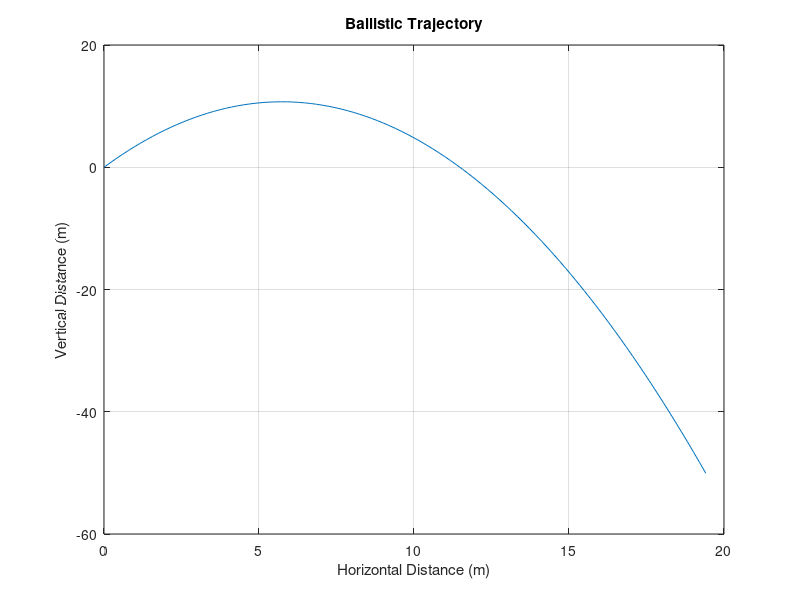
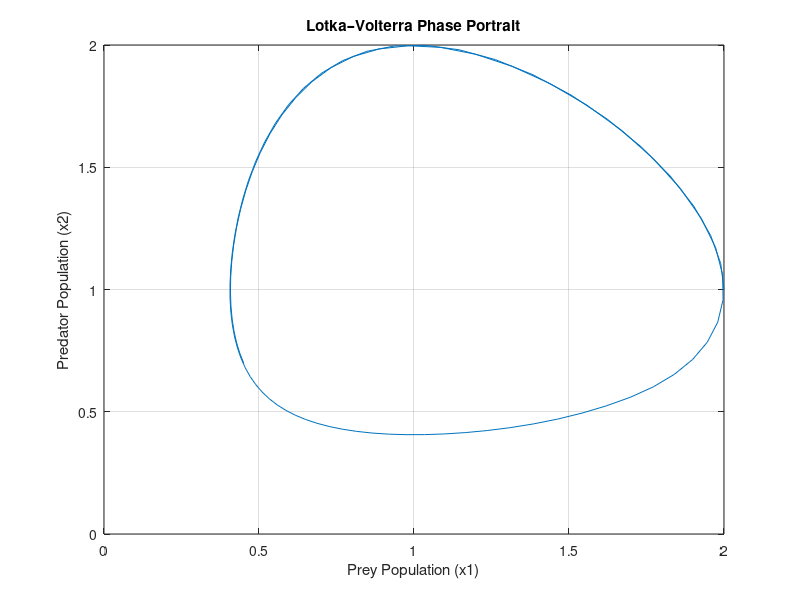
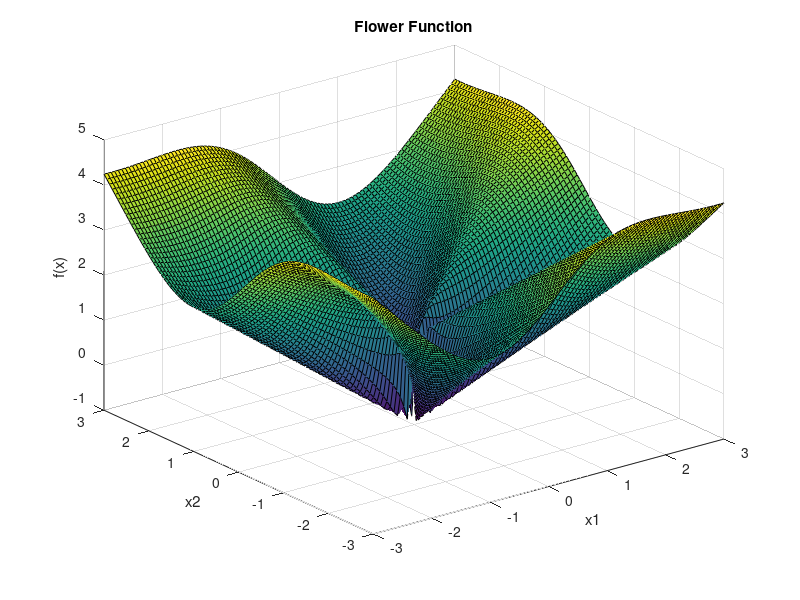

MATLAB code to generate these figures, in order: (Note: this script raises an error after producing the figures.)
%% BE1 - PIFFER CHRISTO Guilherme (Not working yet)
clear all;
close all;

%%
% Question 1: Ballistic Trajectory

% Given parameters
x0 = 0;
y0 = 0;
V = 15;
theta = 75;
g = 9.8;
t_flight = 5;

% Calculate components of initial velocity
u0 = V * cosd(theta);
v0 = V * sind(theta);

% Time vector
t = linspace(0, t_flight, 100);

% Trajectory equations
x = u0 * t + x0;
y = y0 + v0 * t - 0.5 * g * t.^2;

% Plot the ballistic trajectory
figure;
plot(x, y);
title('Ballistic Trajectory');
xlabel('Horizontal Distance (m)');
ylabel('Vertical Distance (m)');
grid on;

%%
% Question 2: Lotka–Volterra Model

% Given parameters
a = 1;
b = 1;
df = 1;

% Define the Lotka–Volterra model equations
f = @(t, x) [b*x(1) - a*x(1)*x(2); b*x(1)*x(2) - df*x(2)];

% Time vector
tspan = linspace(0, 10, 100);

% Initial conditions
x0 = [2, 1];

% Solve the system of differential equations
[t, x] = ode45(f, tspan, x0);

% Plot the phase portrait
figure;
plot(x(:,1), x(:,2));
title('Lotka–Volterra Phase Portrait');
xlabel('Prey Population (x1)');
ylabel('Predator Population (x2)');
grid on;

%%
% Question 3: Flower Function

% Given parameters
a = 1;
b = 1;
c = 4;

% Define the flower function
f = @(x) a * norm(x) + b * sin(c * atan2(x(2), x(1)));

% Generate grid for plotting
[X1, X2] = meshgrid(linspace(-3, 3, 100), linspace(-3, 3, 100));
Z = arrayfun(@(x1, x2) f([x1, x2]), X1, X2);

% Plot the flower function
figure;
surf(X1, X2, Z);
title('Flower Function');
xlabel('x1');
ylabel('x2');
zlabel('f(x)');
%%
% Question 4: Rosenbrock Function and Gradient

% Given parameters
a = 1;
b = 4;

% Rosenbrock function
f = @(x) b * (x(2) - x(1)^2)^2 + (a - x(1))^2;

% Gradient of the Rosenbrock function at a symbolic point
syms x1 x2
gradient_f_symbolic = gradient(f([x1; x2]));

% Substitute the point of interest into the symbolic gradient
gradient_f_numeric = subs(gradient_f_symbolic, [x1; x2], x_point);

disp('Gradient at the point [1, 2]:');
disp(gradient_f_numeric);

%%
% Questão 5: Gradiente e Hessiana

syms x y;

% Função dada
f = 1/2 * (x - 1)^2 + 1/2 * (10 * (y - x^2))^2 + 1/2 * y^2;

% Calcula o gradiente
gradient_f = gradient(f, [x, y]);

% Calcula a hessiana
hessian_f = hessian(f, [x, y]);

% Mostra o gradiente e a hessiana
disp('Gradiente:');
disp(gradient_f);

disp('Hessiana:');
disp(hessian_f);


%%
% Questão 6(a): Condições de Otimização de Kuhn-Tucker

syms x1 x2 lambda;

% Função objetivo
f = -x1^2 - 2*x2^2;

% Restrição
g = 1/16 * (x1^2 + x2^2) - 4;

% Condições de KKT
KKT_conditions = [gradient(f, [x1, x2]) - lambda * gradient(g, [x1, x2]);
                  g];

% Mostra as condições de KKT
disp('Condições de KKT:');
disp(KKT_conditions);


%%
% Questão 6(b): Representação Gráfica

% Define a função objetivo
fun = @(x) -x(1)^2 - 2*x(2)^2;

% Restrição
nonlcon = @(x) deal([1/16 * (x(1)^2 + x(2)^2) - 4], []); % Restrição de desigualdade

% Resolve o problema de otimização com restrição
x0 = [0, 0];
options = optimoptions('fmincon', 'Display', 'off');
[x, fval] = fmincon(fun, x0, [], [], [], [], [], [], nonlcon, options);

% Mostra a solução
disp('Solução do Problema de Otimização:');
disp(['x1 = ', num2str(x(1))]);
disp(['x2 = ', num2str(x(2))]);

% Plot da região factível e solução
figure;
fcontour(fun, 'LevelList', 0:10:80);
hold on;

% Desenha a restrição de desigualdade
fimplicit(@(x, y) nonlcon([x, y]), [0, 8], 'LineWidth', 2, 'Color', 'r');

% Plota a solução
scatter(x(1), x(2), 100, 'Marker', 'x', 'LineWidth', 2, 'Color', 'k');
title('Problema de Otimização com Restrição');
xlabel('x1');
ylabel('x2');
legend('Função Objetivo', 'Restrição', 'Solução');
hold off;



%%
% Questão 7(a): Condições Necessárias de KKT

syms x1 x2 lambda1 lambda2 lambda3 lambda4;

% Função objetivo
f = x2;

% Restrições
g1 = (x1 + 1)^2 + x2^2 - 1;
g2 = (x1 - 2)^2 + x2^2 - 4;
g3 = 4*x2 - x1 - 2;
g4 = x1 + 1;

% Condições de KKT
KKT_conditions = [gradient(f, [x1, x2]) - lambda1 * gradient(g1, [x1, x2]) - lambda2 * gradient(g2, [x1, x2]) - lambda3 * gradient(g3, [x1, x2]) - lambda4 * gradient(g4, [x1, x2]);
                  g1;
                  g2;
                  g3;
                  g4];

% Mostra as condições de KKT
disp('Condições de KKT:');
disp(KKT_conditions);

%%
% Questão 7(b): Solução Gráfica e Verificação KKT

% Define as funções das restrições
g1 = @(x) (x(1) + 1)^2 + x(2)^2 - 1;
g2 = @(x) (x(1) - 2)^2 + x(2)^2 - 4;
g3 = @(x) 4*x(2) - x(1) - 2;
g4 = @(x) x(1) + 1;

% Resolve o problema de otimização com restrições
x0 = [0, 0];
options = optimoptions('fmincon', 'Display', 'off');
[x, fval, exitflag, output, lambda] = fmincon(@(x) x(2), x0, [], [], [], [], [], [], @(x) constraints(x, g1, g2, g3, g4), options);

% Mostra a solução
disp('Solução do Problema de Otimização:');
disp(['x1 = ', num2str(x(1))]);
disp(['x2 = ', num2str(x(2))]);

% Mostra os multiplicadores de Lagrange
disp('Multiplicadores de Lagrange:');
disp(lambda.ineqnonlin);

% Verifica as condições KKT
check_KKT_conditions = checkKKT(x, lambda, [g1(x), g2(x), g3(x), g4(x)]);

% Mostra o resultado da verificação
disp('Condições KKT Verificadas:');
disp(check_KKT_conditions);

% Plot das restrições e solução
figure;
fcontour(@(x) x(2), 'LevelList', 0:0.1:5, 'ShowText', 'on');
hold on;
fimplicit(g1, 'LineWidth', 2, 'Color', 'r');
fimplicit(g2, 'LineWidth', 2, 'Color', 'g');
fimplicit(g3, 'LineWidth', 2, 'Color', 'b');
fimplicit(g4, 'LineWidth', 2, 'Color', 'm');
scatter(x(1), x(2), 100, 'Marker', 'x', 'LineWidth', 2, 'Color', 'k');
title('Problema de Otimização com Restrições Não-Lineares');
xlabel('x1');
ylabel('x2');
legend('Função Objetivo', 'g1', 'g2', 'g3', 'g4', 'Solução');
hold off;

%%
% Questão 8(a): Formulação do Problema

% Dados do problema
beads_cost = 0.25;
string_cost = 0.70;
wire_cost = 1.5;

% Parâmetros do problema
selling_price = [25.0, 45.0, 10.0];
assemble_time = [2.5, 4.0, 1.5];
min_production = [2, 2, 2];
material_per_unit = [15, 0.6, 0.15; 80, 2.5, 0.2; 4, 0.1, 0.15];

% Variáveis de decisão
syms x1 x2 x3;

% Função objetivo
profit = selling_price(1) * x1 + selling_price(2) * x2 + selling_price(3) * x3 - ...
    (beads_cost * material_per_unit(1, 1) * x1 + string_cost * material_per_unit(1, 2) * x1 + wire_cost * material_per_unit(1, 3) * x1 + ...
    beads_cost * material_per_unit(2, 1) * x2 + string_cost * material_per_unit(2, 2) * x2 + wire_cost * material_per_unit(2, 3) * x2 + ...
    beads_cost * material_per_unit(3, 1) * x3 + string_cost * material_per_unit(3, 2) * x3 + wire_cost * material_per_unit(3, 3) * x3);

% Restrições de tempo
time_available = 40;
time_spent = assemble_time(1) * x1 + assemble_time(2) * x2 + assemble_time(3) * x3;

% Restrições de produção mínima
min_prod_constraints = [x1 >= min_production(1), x2 >= min_production(2), x3 >= min_production(3)];

% Mostra as restrições de produção mínima
disp('Restrições de Produção Mínima:');
disp(min_prod_constraints);

% Restrições de igualdade
eq_constraints = time_spent - time_available;

% Mostra a restrição de igualdade
disp('Restrição de Tempo:');
disp(eq_constraints);

% Função objetivo e restrições para fmincon
objective = -profit; % Negativo porque o fmincon minimiza
constraints_f = [min_prod_constraints, eq_constraints];

%%
% Questão 8(b): Solução Gráfica

% Define as funções das restrições
time_constraint = @(x) assemble_time(1) * x(1) + assemble_time(2) * x(2) + assemble_time(3) * x(3) - time_available;
min_prod_constraints = @(x) [x(1) - min_production(1); x(2) - min_production(2); x(3) - min_production(3)];

% Resolve o problema de otimização com restrições
x0 = [0, 0, 0];
options = optimoptions('fmincon', 'Display', 'off');
[x, fval] = fmincon(objective, x0, [], [], [], [], [], [], @(x) constraints(x, time_constraint, min_prod_constraints), options);

% Mostra a solução
disp('Solução do Problema de Otimização:');
disp(['Quantidade de Braceletes (x1) = ', num2str(x(1))]);
disp(['Quantidade de Colares (x2) = ', num2str(x(2))]);
disp(['Quantidade de Brincos (x3) = ', num2str(x(3))]);

% Plot das restrições e solução
figure;
fcontour(@(x1, x2) -profit.eval(x1, x2, 0), 'ShowText', 'on');
hold on;
fimplicit(@(x1, x2) time_constraint([x1, x2, 0]), 'LineWidth', 2, 'Color', 'r');
scatter(x(1), x(2), 100, 'Marker', 'x', 'LineWidth', 2, 'Color', 'k');
title('Problema de Otimização de Produção de Jóias');
xlabel('Quantidade de Braceletes (x1)');
ylabel('Quantidade de Colares (x2)');
legend('Função Objetivo', 'Restrição de Tempo', 'Solução');
hold off;

%%

% Função para verificar as condições KKT
function conditions = checkKKT(x, lambda, g_values)
    tol = 1e-6; % Tolerância para verificar se as condições KKT são satisfeitas
    
    conditions = true; % Inicialmente assume que todas as condições são satisfeitas
    
    % Verifica se as condições de complementaridade são satisfeitas
    for i = 1:length(g_values)
        if abs(g_values(i)) > tol && abs(lambda.ineqnonlin(i)) > tol
            conditions = false;
            break;
        end
    end
    
    % Verifica se as condições de viabilidade primal e dual são satisfeitas
    if ~all(g_values <= 0) || ~all(lambda.ineqnonlin >= 0)
        conditions = false;
    end
end

% Função para impor as restrições no fmincon
function [c, ceq] = constraints(x, g1, g2, g3, g4)
    c = [g1(x); g2(x); g3(x); g4(x)];
    ceq = [];
end






